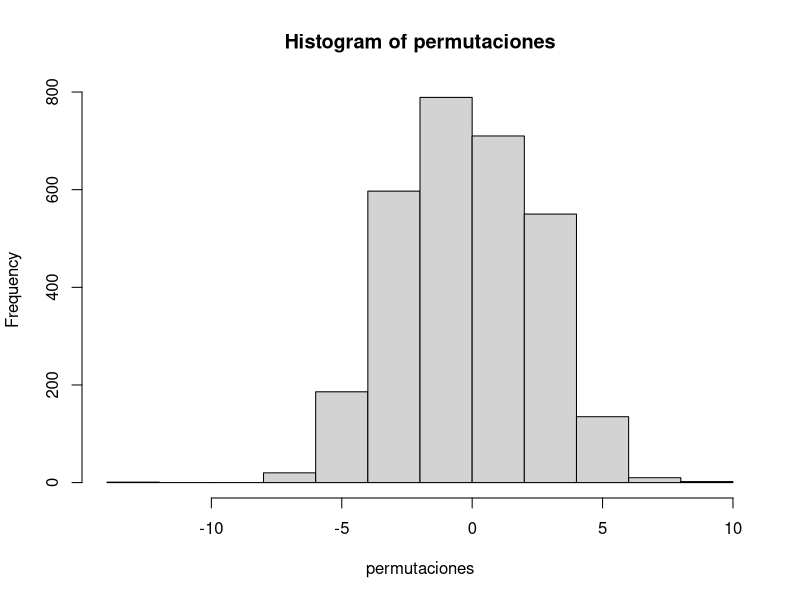

The R script that drew this image:
# =============================================================================
# Evaluacion del nuevo protocolo de atencion en el area de soporte
# Area de Datos y Analitica - Sistema de tickets
# =============================================================================

library(boot)
library(dplyr)

set.seed(42)
datos <- read.csv("soporte protocolo.csv")
serie <- read.csv("soporte serie diaria.csv")

datos$protocolo <- factor(datos$protocolo, levels = c("Antes", "Despues"))
datos$canal <- factor(datos$canal, levels = c("Chat", "Telefono"))
# -------------------------------------------------------------
# 1) Bootstrap jerarquico: tiempo de resolucion segun protocolo
# -------------------------------------------------------------
equipos_unicos <- unique(datos$equipo_id)

# El resumen que sigue muestra que hay 1 único protocolo por equipo 
resumen <- datos %>%
  group_by(equipo_id) %>%
  summarise(protocolos_diferentes = n_distinct(protocolo),
            canales_diferentes = n_distinct(canal),
            protocolo = unique(protocolo))
resumen
# Esta información debe ser pasada como parametro a la función boot
# para que no asigne el protocolo equivocado. 
# Por ejemplo:
#   La asignación del protocolo Despues al equipo 1 sería un error
# Sólo 2 equipos de 8, 3 y 6, fueron asignados al protocolo "Después". Se estratifica
# por el factor protocolo para asegurar la representación de ambos niveles.
estratos <- resumen$protocolo
# Esta función está diseñada para remuestrear equipos
# Tiene que ser llamada con:
#     boot(equipos_unicos, cluster_stat, R = 2000, strata=estratos) 
# En lugar de:
#     boot_equipos <- boot(datos, cluster_stat, R = 2000)
# En este caso indices toma valores 1 <= n <= 80 por lo que cluster_stat devuelve
# NA.
cluster_stat <- function(data, indices) {
  equipos_remuestreados <- equipos_unicos[indices]
  remuestra <- do.call(rbind, lapply(equipos_remuestreados, function(e) datos[datos$equipo_id == e, ]))
  a <- remuestra$tiempo_resolucion[remuestra$protocolo == "Antes"]
  b <- remuestra$tiempo_resolucion[remuestra$protocolo == "Despues"]
  mean(b) - mean(a)
}

boot_equipos <- boot(equipos_unicos, cluster_stat, R = 2000, strata = estratos)
boot_equipos
boot.ci(boot_equipos, type = "perc")

# -------------------------------------------------------------
# 2) Verificacion con la serie temporal diaria (antes/despues del dia 50)
# -------------------------------------------------------------

serie$periodo <- factor(ifelse(serie$dia > 50, "Despues", "Antes"), levels = c("Antes", "Despues"))
serie_antes <- serie[serie$periodo == "Antes", "tiempo_prom_diario"]
serie_despues <- serie[serie$periodo == "Despues", "tiempo_prom_diario"]
bloque_stat <- function(serie_valores) mean(serie_valores)

boot_serie_antes <- tsboot(serie_antes, bloque_stat, R = 2000, l = 10, sim = "fixed")
boot_serie_despues <- tsboot(serie_despues, bloque_stat, R = 2000, l = 10, sim = "fixed")

diferencias_despues_antes <- boot_serie_despues$t - boot_serie_antes$t
ic_diff <- quantile(diferencias_despues_antes, c(0.025, 0.975))
mean(diferencias_despues_antes); ic_diff

bloque_stat_sd <- function(serie_valores) sd(serie_valores)
boot_serie_antes_sd <- tsboot(serie_antes, bloque_stat_sd, R = 2000, l = 10, sim = "fixed")
boot_serie_despues_sd <- tsboot(serie_despues, bloque_stat_sd, R = 2000, l = 10, sim = "fixed")

n_antes <- length(serie_antes)
n_despues <- length(serie_despues)
sp <- sqrt(
  ((n_antes-1)*boot_serie_antes_sd$t^2 + (n_despues-1)*boot_serie_despues_sd$t^2) / 
    (n_antes+n_despues-2)
  )
cohens_d_bloque <- diferencias_despues_antes / sp   # reutiliza las 2000 diferencias de medias ya calculadas arriba
icd_bloque <- quantile(cohens_d_bloque, c(0.025, 0.975))
mean(cohens_d_bloque);icd_bloque

# -------------------------------------------------------------
# 3) Test de permutacion para la diferencia de medianas
# -------------------------------------------------------------
datos_antes <- datos[datos$protocolo == "Antes", "tiempo_resolucion"]
datos_despues <- datos[datos$protocolo == "Despues", "tiempo_resolucion"]

diferencia_mediana_obs <- median(datos_despues) - median(datos_antes)
diferencia_mediana_obs
todos <- datos$tiempo_resolucion

n_antes <- length(datos_antes)
n_despues <- length(datos_despues)
permutaciones <- replicate(3000, {
  # protocolo_barajado <- sample(datos$protocolo)
  # median(datos$tiempo_resolucion[protocolo_barajado == "Despues"]) -
  #   median(datos$tiempo_resolucion[protocolo_barajado == "Antes"])
  mezclado <- sample(todos) # baraja TODAS las observaciones juntas
  median(mezclado[(n_antes+1):length(todos)]) - median(mezclado[1:n_antes]) 
})
hist(permutaciones)
p_valor <- mean(abs(permutaciones) >= abs(diferencia_mediana_obs))
p_valor

# ---- IC por inversion del test
grilla_delta <- seq(-15, 15, by = 0.25)

p_valor_para_delta <- sapply(grilla_delta, function(delta) {
  despues_ajustado <- datos_despues - delta # "que pasaria si la verdadera diferencia fuera delta"
  todos_ajustado <- c(datos_antes, despues_ajustado)
  dif_ajustada_obs <- median(despues_ajustado) - median(datos_antes)
  perm_ajustada <- replicate(1000, {
    mezclado <- sample(todos_ajustado)
    median(mezclado[(n_antes+1):length(todos_ajustado)]) - median(mezclado[1:n_antes])
  })
  # hist(perm_ajustada)
  mean(abs(perm_ajustada) >= abs(dif_ajustada_obs))
})

# el IC son los valores de la grilla donde el test NO se rechaza (p > 0.05)
ic_permutacional <- range(grilla_delta[p_valor_para_delta > 0.05])
ic_permutacional

# ---- Tamaño de efecto no paramétrico: probabilidad de superioridad (CLES) vía 
# el estadístico de Mann-Whitney, con su IC ----
# wilcox.test con conf.int=TRUE da el estimador de Hodges-Lehmann 
# (una mediana de diferencias por pares) junto con su IC, y el estadistico W 
# permite derivar la probabilidad de superioridad

test_mw <- wilcox.test(datos_antes, datos_despues, conf.int = TRUE)
test_mw

probabilidad_superioridad <- test_mw$statistic / (length(datos_antes) * length(datos_despues))
probabilidad_superioridad

# IC de la probabilidad de superioridad, vía bootstrap (no tiene formula cerrada 
# simple, mismo espiritu que las Secciones 1 y 2)
cles_stat <- function(data, indices) {
  remuestra <- data[indices, ]
  a <- remuestra$tiempo[remuestra$protocolo == "Antes"]
  b <- remuestra$tiempo[remuestra$protocolo == "Despues"]
  if (length(a) == 0 || length(b) == 0) return(NA) # evita remuestras degeneradas sin un grupo
  sum(outer(a, b, ">")) / (length(a) * length(b))
}

boot_cles <- boot(datos, cles_stat, R = 2000, strata = datos$protocolo) 
boot.ci(boot_cles, type = "perc")

# -------------------------------------------------------------
# 4) Bootstrap estratificado por canal de atencion
# -------------------------------------------------------------

media_stat <- function(data, indices) {
  mean(data[indices])
}
# Habia que convertir canal en factor, de lo contrario bootstrap ignora el 
# parámetro strata
boot_canal <- boot(datos$tiempo_resolucion, media_stat, R = 2000, strata = datos$canal)
boot_canal
boot.ci(boot_canal, type = "perc")

# -------------------------------------------------------------
# 5) Verificacion de cobertura del metodo bootstrap usado
# -------------------------------------------------------------

wald_ci <- function(x, n, z = 1.96) {
  p <- x / n
  se <- sqrt(p * (1 - p) / n)
  c(p - z * se, p + z * se)
}

n_check <- 25
p_check <- 0.12

x_sim <- rbinom(20, n_check, p_check)
coberturas <- sapply(x_sim, function(x) {
  ci <- wald_ci(x, n_check)
  ci[1] <= p_check & p_check <= ci[2]
})
cobertura_estimada <- mean(coberturas)
cobertura_estimada

# =============================================================================
# CONCLUSIONES
# =============================================================================
# 1. El bootstrap jerarquico confirma una reduccion en el tiempo de resolucion tras el nuevo protocolo.
# 2. La verificacion con la serie temporal no muestra evidencia de cambio (el IC bootstrap incluye holgadamente al cero), lo que es consistente con que el efecto observado podria deberse a variacion normal.
# 3. El test de permutacion confirma una diferencia significativa entre protocolos (p = 0.019).
# 4. El bootstrap estratificado por canal no mostro anomalias.
# 5. Se verifico la cobertura del metodo utilizado mediante una simulacion de Monte Carlo, confirmando que el procedimiento es confiable.
